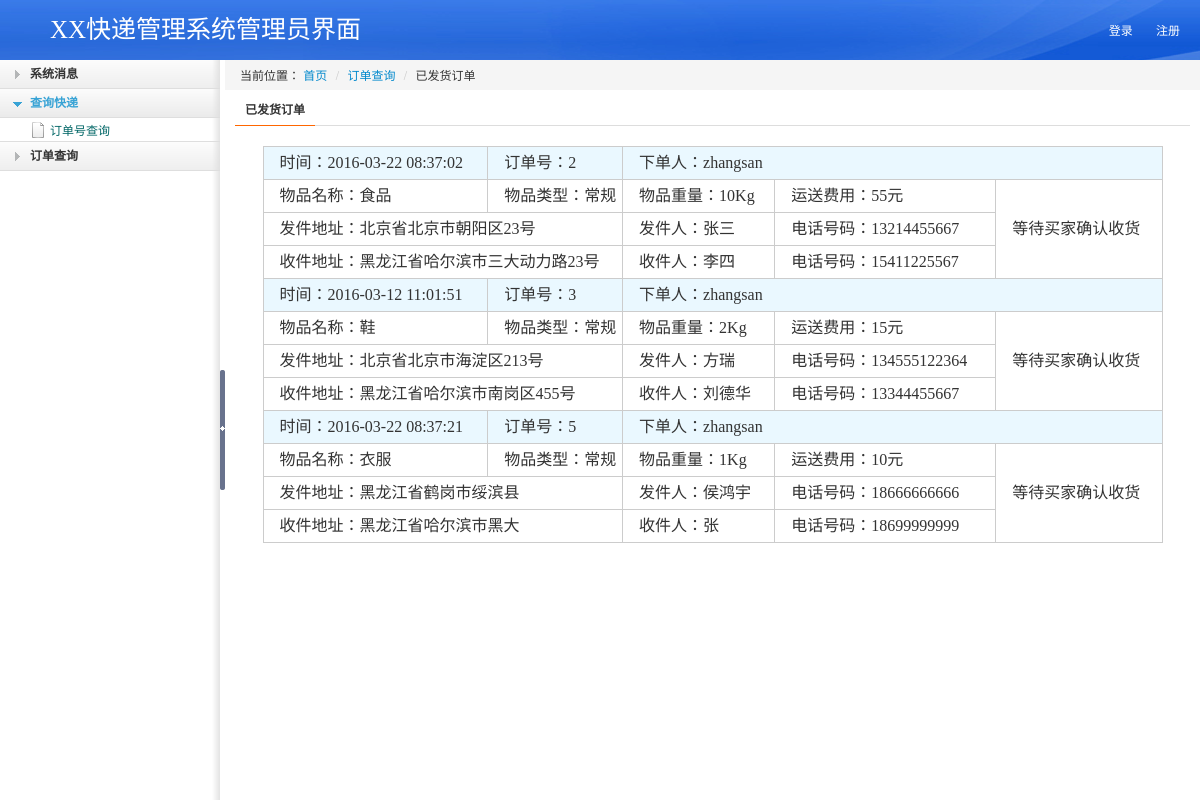
Screenshot of /express/index.php/admin/admin_order_no_receive with the database file from the repository.
### tables this page shows
CREATE TABLE `t_order` (
  `order_id` int(11) NOT NULL AUTO_INCREMENT,
  `user_id` int(11) DEFAULT NULL,
  `send_address` varchar(30) DEFAULT NULL,
  `receive_address` varchar(30) DEFAULT NULL,
  `product_name` varchar(30) DEFAULT NULL,
  `product_weight` double(30,0) DEFAULT NULL,
  `product_price` varchar(30) DEFAULT NULL,
  `product_kind` varchar(30) DEFAULT NULL,
  `send_name` varchar(30) DEFAULT NULL,
  `send_tel` varchar(30) DEFAULT NULL,
  `receive_name` varchar(30) DEFAULT NULL,
  `receive_tel` varchar(30) DEFAULT NULL,
  `order_state` int(11) DEFAULT '0',
  `order_date` timestamp NULL DEFAULT CURRENT_TIMESTAMP ON UPDATE CURRENT_TIMESTAMP,
  PRIMARY KEY (`order_id`)
);

CREATE TABLE `t_user` (
  `user_id` int(11) NOT NULL AUTO_INCREMENT,
  `username` varchar(30) DEFAULT NULL,
  `password` varchar(30) DEFAULT NULL,
  `is_admin` int(2) DEFAULT '0',
  PRIMARY KEY (`user_id`)
);

### express/application/controllers/Admin.php (called while the page is built, shortened)
<?php
class Admin extends CI_Controller {
    public function __construct()
    {
        $this->load->model("order_model");
        $this->load->model("complain_model");
    }
    public function admin_order_no_receive()
    {
        $result = $this->order_model->get_order_by_state(2);
        $arr = array('orders'=>$result);
        $this->load->view('admin_order_no_receive',$arr);
    }
}

### express/index.php (called while the page is built, shortened)
<?php
require_once BASEPATH.'core/CodeIgniter.php';

### express/application/models/order_model.php (called while the page is built, shortened)
<?php
class Order_model extends CI_Model{
    public function get_order_by_state($state){
        $this->db->select('*');
        $this->db->from('t_order');
        $this->db->join('t_user','t_user.user_id=t_order.user_id');
        $this->db->where('order_state',$state);
        return $this->db->get()->result();
    }
}

### express/application/views/admin_order_no_receive.php (the view, shortened to what this page needs)
<!DOCTYPE html PUBLIC "-//W3C//DTD XHTML 1.0 Transitional//EN" "http://www.w3.org/TR/xhtml1/DTD/xhtml1-transitional.dtd">
<html xmlns="http://www.w3.org/1999/xhtml">
<head>
<link rel="stylesheet" href="css/bootstrap.css" />
<link rel="stylesheet" href="css/css.css" />
<link rel="stylesheet" href="css/order.css" />
</head>
<body>
<div class="header">
	 <div class="logo">XX快递管理系统管理员界面</div>
    <?php include 'admin_header.php';?>
</div>
<div id="middle">
     <div class="left">
         <div id="my_menu" class="sdmenu">
             <div class="collapsed">
                 <span>系统消息</span>
             </div>
             <div>
                 <span>查询快递</span>
                 <a href="admin/admin_express_check">订单号查询</a>
             </div>
             <div class="collapsed">
                 <span>订单查询</span>
             </div>
         </div>
     </div>
     <div class="Switch"></div>
  <div class="right"  id="mainFrame">
    <div class="right_cont">
      <ul class="breadcrumb">当前位置：
        <a href="admin/admin_index">首页</a> <span class="divider">/</span>
        <a href="javascript:;">订单查询</a> <span class="divider">/</span>
        已发货订单
      </ul>
      <div class="title_right"><strong>已发货订单</strong></div>
      <div class="order express-check" style="width:900px; margin:auto">
          <table>
              <?php
              foreach($orders as $order){
                  ?>
                  <tr class="order-title">
                      <td width="25%">时间：<?php echo $order->order_date;?></td>
                      <td width="15%">订单号：<?php echo $order->order_id;?></td>
                      <td width="60%" colspan="3">下单人：<?php echo $order->username;?></td>
                  </tr>
                  <tr>
                      <td>物品名称：<?php echo $order->product_name;?></td>
                      <td>物品类型：<?php echo $order->product_kind;?></td>
                      <td>物品重量：<?php echo $order->product_weight;?>Kg</td>
                      <td>运送费用：<?php echo $order->product_price;?>元</td>
                      <?php
                      if($order->order_state == 0){
                          ?>
                          <td style="text-align: center" rowspan="3">等待买家付款</td>
                          <?php
                      }else if($order->order_state == 1){
                          ?>
                          <td style="text-align: center" rowspan="3"><a href="admin/receive?id=<?php echo $order->order_id;?>&state=2" style="margin-top: 10px; background:#2f70df;display: inline-block;width: 80px;text-align:center;text-indent:0;color:#fff;">立即发货</a></td>
                          <?php
                      }else if($order->order_state == 2){
                          ?>
                          <td rowspan="3">等待买家确认收货</td>
                          <?php
                      }else if($order->order_state == 3){
                          ?>
                          <td style="text-align: center" rowspan="3">交易已完成</td>
                          <?php
                      }
                      ?>
                  </tr>
                  <tr>
                      <td colspan="2">发件地址：<?php echo $order->send_address;?></td>
                      <td>发件人：<?php echo $order->send_name;?></td>
                      <td>电话号码：<?php echo $order->send_tel;?></td>
                  </tr>
                  <tr>
                      <td colspan="2">收件地址：<?php echo $order->receive_address;?></td>
                      <td>收件人：<?php echo $order->receive_name;?></td>
                      <td>电话号码：<?php echo $order->receive_tel;?></td>
                  </tr>
                  <?php
              }
              ?>
          </table>
      </div>
    </div>
  </div>
</div>
</body>
</html>

### express/css/css.css (style rules this page uses)
html, body { padding: 0px!important; padding: 100px 0px; width: 100%; height: 100%; overflow: hidden; }
.header { position: absolute!important; position: relative; _top: -200px; width: 100%; height: 60px; background: url(../img/top.png) no-repeat right center; }
#middle { position: absolute!important; top: 60px!important; height: auto!important; position: relative; top: -160px; _top: -200px; height: 100%; bottom: 0px; width: 100%; background: #fff; }
.left { float: left; width: 220px; background: #fff url(../img/left_bg.png) repeat-y right; overflow-x:hidden;overflow-y:auto; height: 100%; position: relative; }
.right { background: #fff; overflow-y: auto;overflow-x: auto; height:100%; position:relative; }
.right_cont { padding:10px; width:auto; }
.Switch { float: left; width: 5px; height: 100%; background: #fff url(../img/Switch.png) no-repeat center center; cursor: pointer; }
.logo { float: left; margin-left: 50px; height: 60px; line-height: 60px; text-align: center; font-size: 25px; color: #fff; font-family: "微软雅黑" }
div.sdmenu { font-size:12px;background:#ccc;color:#fff; }
div.sdmenu div { overflow:hidden; margin-top:-1px; }
div.sdmenu div.collapsed { height:30px; }
div.sdmenu div span { display:block;height:30px;line-height:30px;overflow:hidden; cursor:pointer;background: url(../img/left2.png); font-size:12px; color:#38A3D5; text-indent:30px; font-weight:bold;font-family:"microsoft yahei"; }
div.sdmenu div.collapsed span { background:#ccc;background: url(../img/left.png);font-family:"microsoft yahei"; font-size:12px; color:#333; text-indent:30px; font-weight:bold; }
div.sdmenu div { background:#fff url(../img/left_bg.png) repeat-y right; }
div.sdmenu div a { display:block;color:#066; background:url(../img/171.png) no-repeat 30px 4px; text-indent:50px; padding:2px 0; }
.title_right { font-size:12px;font-family:"microsoft yahei"; border-bottom:1px solid #ddd; margin-bottom:20px; line-height:30px; }
.title_right strong { border-bottom:1px solid #F60;line-height:30px; display:inline-block; padding:0 10px; margin-bottom:-1px; }
.breadcrumb { margin:-10px -10px 5px -30px; padding-left:35px; }

### express/css/order.css (style rules this page uses)
.express-check { font-size: 16px; font-family: "微软雅黑"; }
.order .order-title { background: rgb(234, 248, 255); }
.order table { width: 100%; }
.order table td { border: 1px solid #ccc; height: 30px; font-size: 16px; font-family: "微软雅黑"; text-indent: 15px; line-height: 30px; }

### express/application/views/admin_order_no_receive.php (style rules this page uses)
.express-check { font-size: 16px; font-family: "微软雅黑"; }
.order table { width: 100%; }
.order table td { border: 1px solid #ccc; height: 30px; font-size: 16px; font-family: "微软雅黑"; text-indent: 15px; line-height: 30px; }

### rows the page displays
t_order: order_date "2016-03-22 08:37:02", order_id "2", user.username "zhangsan", product_name "食品", product_kind "常规", product_weight "10", product_price "55", order_state "等待买家确认收货", send_address "北京省北京市朝阳区23号", send_name "张三", send_tel "13214455667", receive_address "黑龙江省哈尔滨市三大动力路23号", receive_name "李四", receive_tel "15411225567"
t_order: order_date "2016-03-12 11:01:51", order_id "3", user.username "zhangsan", product_name "鞋", product_kind "常规", product_weight "2", product_price "15", order_state "等待买家确认收货", send_address "北京省北京市海淀区213号", send_name "方瑞", send_tel "134555122364", receive_address "黑龙江省哈尔滨市南岗区455号", receive_name "刘德华", receive_tel "13344455667"
t_order: order_date "2016-03-22 08:37:21", order_id "5", user.username "zhangsan", product_name "衣服", product_kind "常规", product_weight "1", product_price "10", order_state "等待买家确认收货", send_address "黑龙江省鹤岗市绥滨县", send_name "侯鸿宇", send_tel "18666666666", receive_address "黑龙江省哈尔滨市黑大", receive_name "张", receive_tel "18699999999"
